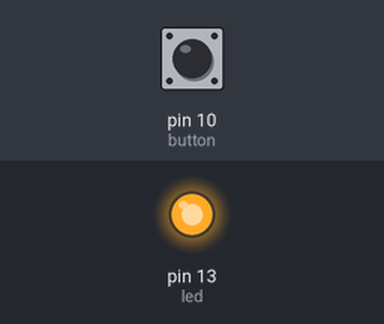
Recording of a sketch running on a simulated Arduino Uno, built with avr-gcc and run on an emulated ATmega328P. Shown: output pins drawn as LEDs (lit = HIGH). Inputs (shaded band) come from the test bench; at power-on: pin 10 (button) HIGH.

Above: at 1.2 s.
1.3 s: pin 10 (button) pulled LOW for 0.15 s
At 1.9 s:
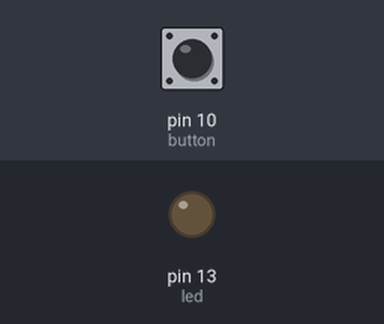
2.9 s: pin 10 (button) pulled LOW for 1 s
At 4.4 s:
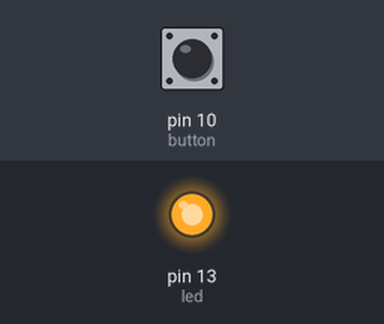
5.4 s: pin 10 (button) pulled LOW for 3.2 s
At 9.2 s:
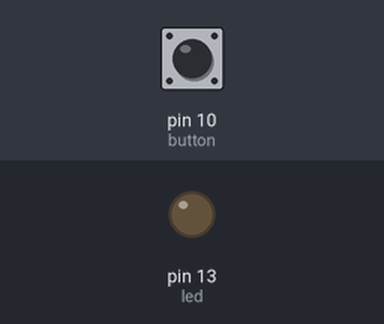
Timing chart, 0 to 10.7 s (numbered marks = the images above; inputs shaded):
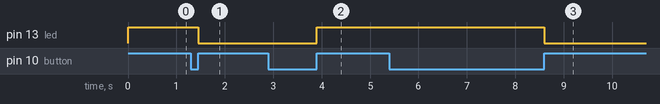

Measured:
- after the input at 1.3 s, pin 13 (led): HIGH → LOW after 0.15 s
- after the input at 2.9 s, pin 13 (led): LOW → HIGH after 1.0 s
- after the input at 5.4 s, pin 13 (led): HIGH → LOW after 3.2 s

The sketch:

buttonState.ino
```cpp
/*********************
Simple toggle switch
Created by: P.Agiakatsikas
*********************/

int button = 10;
int led = 13;
int status = false;

void setup(){
pinMode(led, OUTPUT);
pinMode(button, INPUT_PULLUP); // set the internal pull up resistor, unpressed button is HIGH
}

void loop(){
//a) if the button is not pressed the false status is reversed by !status and the LED turns on
//b) if the button is pressed the true status is reveresed by !status and the LED turns off

if (digitalRead(button) == true) {
status = !status;
digitalWrite(led, status);
} while(digitalRead(button) == true);
delay(50); // keeps a small delay
}
```
